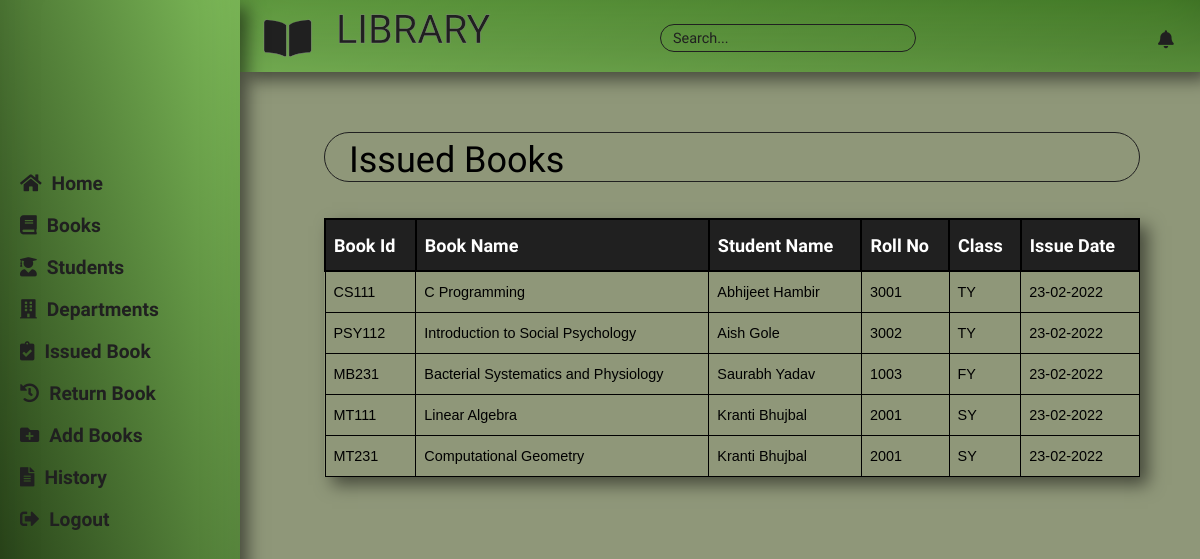
/Admin/issuedbooks.php, run on the app's committed database.
### tables this page shows
CREATE TABLE `issue_book` (
  `BOOK_ID` varchar(20) NOT NULL,
  `STUDENT_EMAIL` varchar(200) NOT NULL,
  `BOOK_NAME` varchar(200) NOT NULL,
  `AUTHOR` varchar(200) NOT NULL,
  `STUDENT_NAME` varchar(200) NOT NULL,
  `ROLL_NO` varchar(20) NOT NULL,
  `CLASS` varchar(20) NOT NULL,
  `DATE` varchar(100) NOT NULL,
  `PRICE` varchar(50) NOT NULL
);

### Admin/issuedbooks.php (the view, shortened to what this page needs)
<!DOCTYPE html>
<html>
<head>
    <link href="CSS/issuedbooks.css" type="text/css" rel="stylesheet">
</head>
<body>
    <div class="container">
    <div class="table-container">
            <?php
                require '../connection/connection.inc.php';
                $query = "SELECT * FROM issue_book";
                $result = mysqli_query($db_connection,$query);
               if(mysqli_num_rows($result)<=0)
               {
                    echo "<b style='font-size: 2vw;'>No records found!</b>";
               }
               else
               {
               ?>
                    <div class="heading">
                         <p>Issued Books</p>
                    </div>
               <?php
                echo '<table border="1px" class="books-table" id="book_table">';
                echo '<tr>';
                    echo '<th>'; echo 'Book Id'; echo '</th>';
                    echo '<th>'; echo 'Book Name'; echo '</th>';
                    echo '<th>'; echo 'Student Name'; echo '</th>';
                    echo '<th>'; echo 'Roll No'; echo '</th>';
                    echo '<th>'; echo 'Class'; echo '</th>';
                    echo '<th>'; echo 'Issue Date'; echo '</th>';
                echo '</tr>';
                while($data = mysqli_fetch_assoc($result))
                {
                    echo '<tr>';
                        echo '<td>'; echo $data['BOOK_ID']; echo '</td>';
                        echo '<td>'; echo $data['BOOK_NAME']; echo '</td>';
                        echo '<td>'; echo $data['STUDENT_NAME']; echo '</td>';
                        echo '<td>'; echo $data['ROLL_NO']; echo '</td>';
                        echo '<td>'; echo $data['CLASS']; echo '</td>';
                        echo '<td>'; echo $data['DATE']; echo '</td>';
                    echo '</tr>';
                }
                echo '</table>';
               }
            ?>
        </div>
    </div>
</body>
</html>
<?php
    include "layout.php";
?>

### Admin/css/issuedbooks.css (style rules this page uses)
.container { position: absolute; margin-left: 27vw; margin-top: 10vw; }
.container .heading { position: relative; margin-top: 1vw; height: 4vw; border: 1px solid #202020; border-radius: 50px; }
.container .heading p { font-family: 'Orelega One', cursive; font-size: 3vw; padding-left: 2vw; margin-top: 0.5vw; position: absolute; }
.books-table { margin-top: 3vw; border-collapse: collapse; width: 68vw; text-align: left; box-shadow: inset 0 -3em 3em rgba(0,0,0,0.1), 0 0 0 0px rgb(255,255,255), 0.5em 0.5em 1em rgba(0,0,0,0.5); }
.books-table th { font-family: 'Jura', sans-serif; font-size: 1.5vw; border: 2px solid black; padding: 8px; height: 2.2vw; padding-top: 12px; padding-bottom: 12px; background-color: #202020; color: #FFFFFF; }
.books-table td { font-family: 'PT Sans', sans-serif; font-size: 1.2vw; border: 1px solid black; padding: 8px; height: 2vw; background-color: #8F9779; }

### Admin/css/layout.css (style rules this page uses)
body { background-color: #8F9779; margin: 0px; }

### data on the page
issue_book: BOOK_ID "CS111", BOOK_NAME "C Programming", STUDENT_NAME "Abhijeet Hambir", ROLL_NO "3001", CLASS "TY", DATE "23-02-2022"
issue_book: BOOK_ID "PSY112", BOOK_NAME "Introduction to Social Psychology", STUDENT_NAME "Aish Gole", ROLL_NO "3002", CLASS "TY", DATE "23-02-2022"
issue_book: BOOK_ID "MB231", BOOK_NAME "Bacterial Systematics and Physiology", STUDENT_NAME "Saurabh Yadav", ROLL_NO "1003", CLASS "FY", DATE "23-02-2022"
issue_book: BOOK_ID "MT111", BOOK_NAME "Linear Algebra", STUDENT_NAME "Kranti Bhujbal", ROLL_NO "2001", CLASS "SY", DATE "23-02-2022"
issue_book: BOOK_ID "MT231", BOOK_NAME "Computational Geometry", STUDENT_NAME "Kranti Bhujbal", ROLL_NO "2001", CLASS "SY", DATE "23-02-2022"
